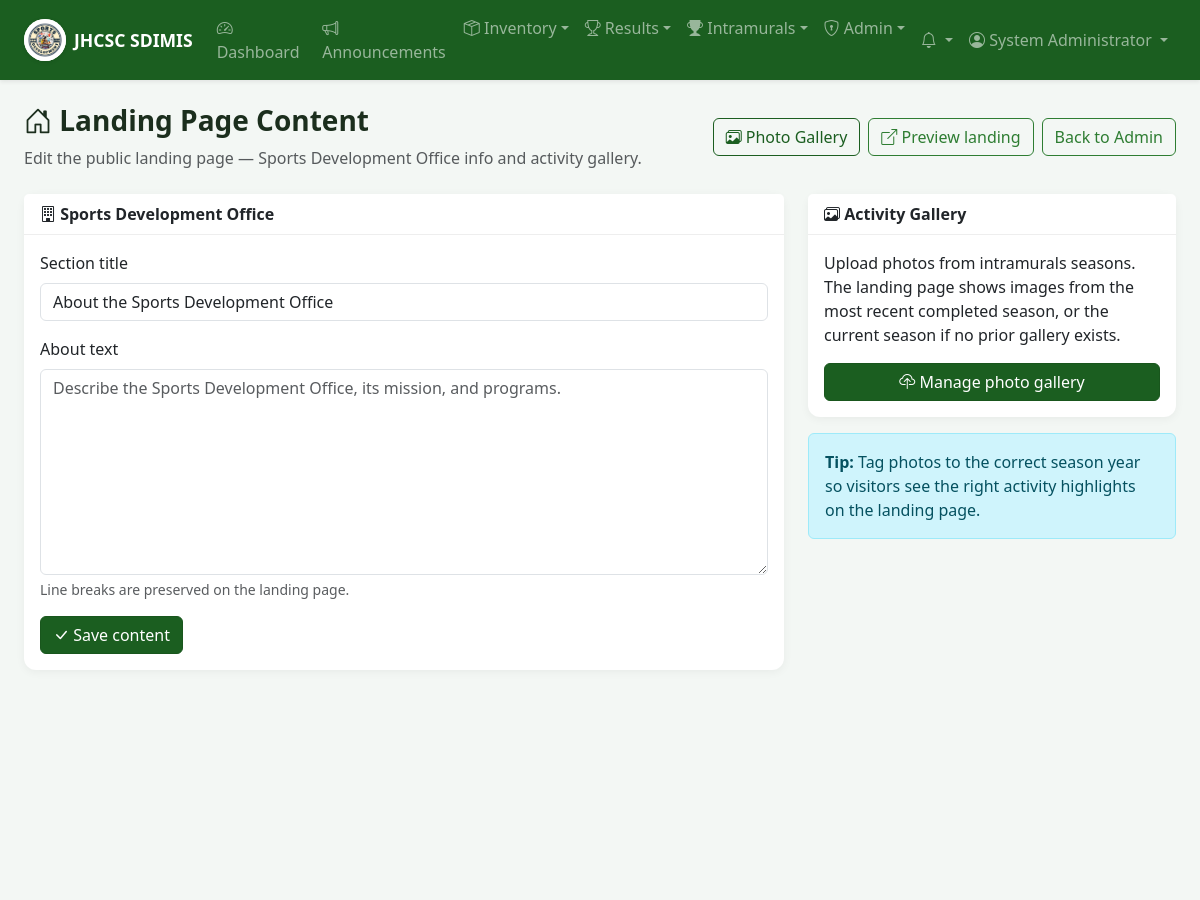
The app's page /admin/landing.php (signed in, upper part), older data.
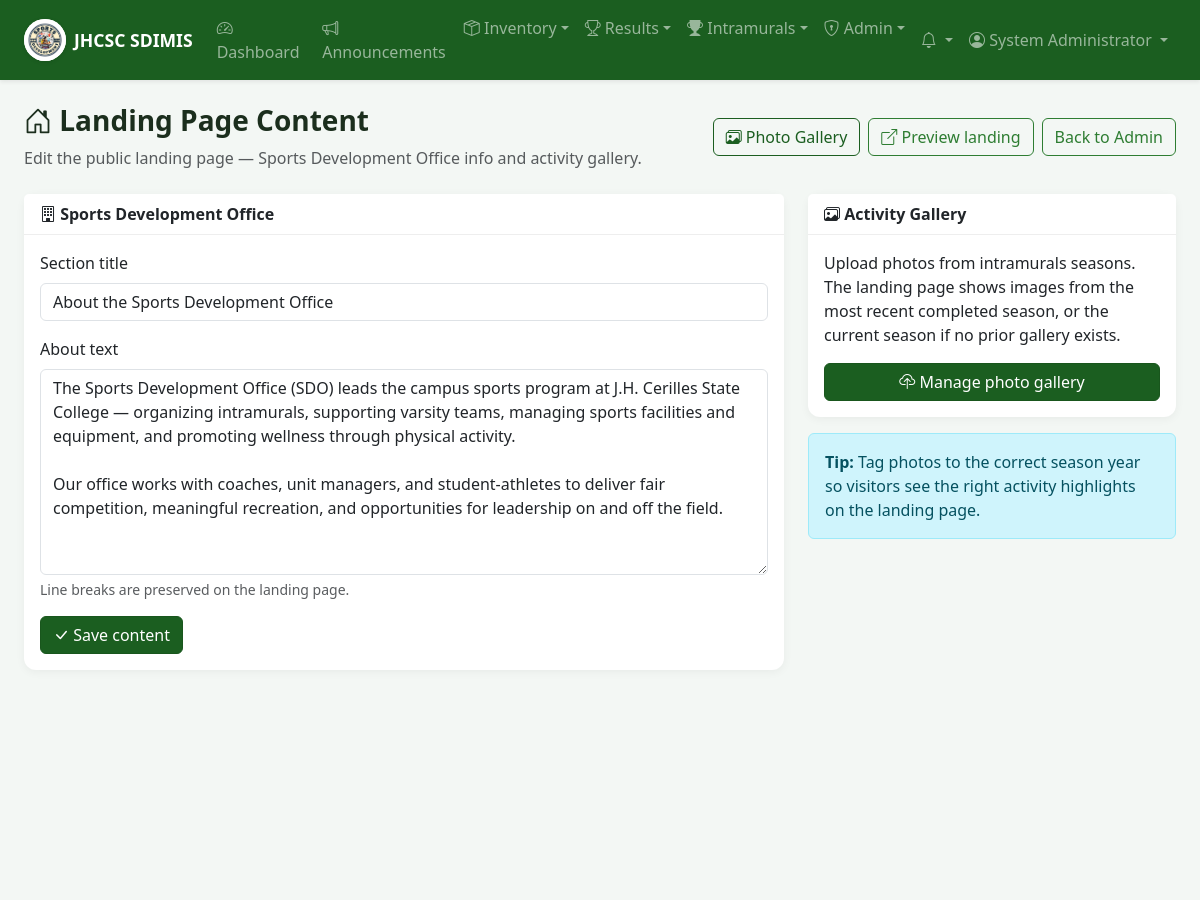
The same page, newer data.
### tables this page shows
CREATE TABLE IF NOT EXISTS system_settings (
    id INT AUTO_INCREMENT PRIMARY KEY,
    setting_key VARCHAR(100) NOT NULL UNIQUE,
    setting_value TEXT NOT NULL,
    setting_type ENUM('string', 'integer', 'boolean', 'json') NOT NULL DEFAULT 'string',
    description TEXT,
    updated_by INT DEFAULT NULL,
    updated_at TIMESTAMP DEFAULT CURRENT_TIMESTAMP ON UPDATE CURRENT_TIMESTAMP,
    FOREIGN KEY (updated_by) REFERENCES users(id) ON DELETE SET NULL
);

### includes/functions.php (called while the page is built, shortened)
<?php
function sanitize(string $input): string
{
    return htmlspecialchars(trim($input), ENT_QUOTES, 'UTF-8');
}
function getSetting(string $key, $default = null)
{
    $db = getDB();
    $stmt = $db->prepare('SELECT setting_value, setting_type FROM system_settings WHERE setting_key = ?');
    $stmt->execute([$key]);
    $row = $stmt->fetch();
    if (!$row) {
        return $default;
    }
    return match ($row['setting_type']) {
        'integer' => (int) $row['setting_value'],
        'boolean' => (bool) $row['setting_value'],
        'json'    => json_decode($row['setting_value'], true),
        default   => $row['setting_value'],
    };
}
function formValue(string $value): string
{
    return htmlspecialchars($value, ENT_QUOTES, 'UTF-8');
}
function appLogoUrl(): string
{
    return defined('APP_LOGO') ? APP_LOGO : (BASE_URL . '/assets/img/sports-development-logo.png');
}

### includes/theme.php (called while the page is built, shortened)
<?php
function getActiveTheme(): array
{
    $presets = getThemePresets();
    $presetKey = getSetting('theme_preset', 'jhcsc_official');
    $theme = $presets[$presetKey] ?? $presets['jhcsc_official'];
    $theme['preset'] = $presetKey;
    return $theme;
}

### includes/auth.php (called while the page is built, shortened)
<?php
require_once __DIR__ . '/functions.php';
function isLoggedIn(): bool
{
    return isset($_SESSION['user_id']) && !empty($_SESSION['user_id']);
}
function getHomeUrl(): string
{
    return BASE_URL . '/dashboard.php';
}

### admin/landing.php (the view, shortened to what this page needs)
<?php
require_once __DIR__ . '/../includes/auth.php';
$errors = [];
$sdoTitle = getSetting('sdo_about_title', 'About the Sports Development Office');
$sdoContent = getSetting('sdo_about_content', '');
if ($_SERVER['REQUEST_METHOD'] === 'POST') {
    if (!verifyCsrf(post('csrf_token'))) {
        flash('error', 'Your session expired or the form was invalid. Please try saving again.');
        redirect(BASE_URL . '/admin/landing.php');
    }
    $sdoTitle = post('sdo_about_title');
    $sdoContent = post('sdo_about_content');
    if ($sdoTitle === '') {
        $errors[] = 'Section title is required.';
    }
    if ($errors === []) {
        $savedTitle = updateSetting('sdo_about_title', $sdoTitle, (int) $_SESSION['user_id']);
        $savedContent = updateSetting('sdo_about_content', $sdoContent, (int) $_SESSION['user_id']);
        if ($savedTitle && $savedContent) {
            auditLog((int) $_SESSION['user_id'], 'update_landing_content', 'system_settings');
            flash('success', 'Landing page content updated.');
            redirect(BASE_URL . '/admin/landing.php');
        }
        $errors[] = 'Could not save landing page content. Please try again.';
    }
} else {
    $sdoTitle = getSetting('sdo_about_title', 'About the Sports Development Office');
    $sdoContent = getSetting('sdo_about_content', '');
}
require_once __DIR__ . '/../includes/header.php';
?>
<div class="page-header d-flex justify-content-between align-items-center flex-wrap gap-2">
    <div>
        <h1><i class="bi bi-house-door"></i> Landing Page Content</h1>
        <p class="text-muted mb-0">Edit the public landing page — Sports Development Office info and activity gallery.</p>
    </div>
    <div class="d-flex gap-2 flex-wrap">
        <a href="<?= BASE_URL ?>/admin/gallery/index.php" class="btn btn-outline-primary"><i class="bi bi-images"></i> Photo Gallery</a>
        <a href="<?= BASE_URL ?>/landing.php" class="btn btn-outline-secondary" target="_blank" rel="noopener"><i class="bi bi-box-arrow-up-right"></i> Preview landing</a>
        <a href="<?= BASE_URL ?>/admin/index.php" class="btn btn-outline-secondary">Back to Admin</a>
    </div>
</div>
<div class="row g-4">
    <div class="col-lg-8">
        <div class="card">
            <div class="card-header"><i class="bi bi-building"></i> Sports Development Office</div>
            <div class="card-body">
                <form method="POST">
                    <div class="mb-3">
                        <label class="form-label" for="sdo_about_title">Section title</label>
                        <input type="text" name="sdo_about_title" id="sdo_about_title" class="form-control" required maxlength="200" value="<?= formValue($sdoTitle) ?>">
                    </div>
                    <div class="mb-3">
                        <label class="form-label" for="sdo_about_content">About text</label>
                        <textarea name="sdo_about_content" id="sdo_about_content" class="form-control" rows="8" placeholder="Describe the Sports Development Office, its mission, and programs."><?= formValue($sdoContent) ?></textarea>
                        <div class="form-text">Line breaks are preserved on the landing page.</div>
                    </div>
                    <button type="submit" class="btn btn-primary"><i class="bi bi-check-lg"></i> Save content</button>
                </form>
            </div>
        </div>
    </div>
    <div class="col-lg-4">
        <div class="card">
            <div class="card-header"><i class="bi bi-images"></i> Activity Gallery</div>
            <div class="card-body">
                <p class="mb-3">Upload photos from intramurals seasons. The landing page shows images from the most recent completed season, or the current season if no prior gallery exists.</p>
                <a href="<?= BASE_URL ?>/admin/gallery/index.php" class="btn btn-primary w-100">
                    <i class="bi bi-cloud-upload"></i> Manage photo gallery
                </a>
            </div>
        </div>
        <div class="alert alert-info mt-3 mb-0">
            <strong>Tip:</strong> Tag photos to the correct season year so visitors see the right activity highlights on the landing page.
        </div>
    </div>
</div>
<?php require_once __DIR__ . '/../includes/footer.php'; ?>

### includes/header.php (shortened to what this page needs)
<?php
require_once __DIR__ . '/navigation.php';
$appNav = isLoggedIn() ? buildAppNavigation() : [];
$styleFile = __DIR__ . '/../assets/css/style.css';
$styleVersion = is_file($styleFile) ? (string) filemtime($styleFile) : APP_VERSION;
?>
<!DOCTYPE html>
<html lang="en">
<head>
    <link href="https://cdn.jsdelivr.net/npm/bootstrap@5.3.2/dist/css/bootstrap.min.css" rel="stylesheet">
    <link href="https://cdn.jsdelivr.net/npm/bootstrap-icons@1.11.1/font/bootstrap-icons.css" rel="stylesheet">
    <link href="<?= BASE_URL ?>/assets/css/style.css?v=<?= $styleVersion ?>" rel="stylesheet">
</head>
<body class="<?= (getActiveTheme()['preset'] ?? '') === 'dark_mode' ? 'theme-dark' : '' ?>">
<?php if (isLoggedIn()): ?>
<nav class="navbar navbar-expand-lg navbar-dark bg-primary sticky-top shadow-sm app-navbar">
    <div class="container-fluid px-3 px-lg-4">
        <a class="navbar-brand fw-bold d-flex align-items-center gap-2" href="<?= getHomeUrl() ?>">
            <img src="<?= sanitize(appLogoUrl()) ?>" alt="Sports Development" class="app-brand-logo">
            <span class="brand-full"><?= sanitize(APP_SHORT_NAME) ?></span>
        </a>
        <div class="collapse navbar-collapse d-none d-lg-flex" id="navbarNavDesktop">
            <ul class="navbar-nav me-auto">
                <?php renderDesktopNav($appNav); ?>
            </ul>
            <ul class="navbar-nav ms-lg-auto">
                <li class="nav-item dropdown">
                    <a class="nav-link dropdown-toggle position-relative" href="#" data-bs-toggle="dropdown" aria-label="Notifications">
                        <i class="bi bi-bell"></i>
                    </a>
                </li>
                <li class="nav-item dropdown">
                    <a class="nav-link dropdown-toggle" href="#" data-bs-toggle="dropdown">
                        <i class="bi bi-person-circle"></i>
                        <span class="user-name-text"><?= sanitize($_SESSION['user_name']) ?></span>
                    </a>
                </li>
            </ul>
        </div>
    </div>
</nav>
<?php endif; ?>
<main class="<?= isLoggedIn() ? 'app-main container-fluid px-3 px-sm-4 py-3 py-md-4' : '' ?>">

### includes/navigation.php (shortened to what this page needs)
<?php
function renderDesktopNav(array $nav): void
{
    foreach ($nav as $entry) {
        if (($entry['type'] ?? '') === 'link') {
            echo '<li class="nav-item">';
            echo '<a class="nav-link" href="' . sanitize($entry['href']) . '">';
            echo '<i class="bi ' . sanitize($entry['icon'] ?? '') . '"></i> ' . sanitize($entry['label']);
            echo '</a></li>';
            continue;
        }
        echo '<li class="nav-item dropdown">';
        echo '<a class="nav-link dropdown-toggle" href="#" data-bs-toggle="dropdown" data-bs-auto-close="outside">';
        echo '<i class="bi ' . sanitize($entry['icon'] ?? '') . '"></i> ' . sanitize($entry['label']);
        echo '</a><ul class="dropdown-menu dropdown-menu-nav">';
        echo '</ul></li>';
    }
}

### includes/footer.php (shortened to what this page needs)
</main>
</body>
</html>

### assets/css/style.css (style rules this page uses)
:root { --jhcsc-primary: #1b5e20; --jhcsc-secondary: #2e7d32; --jhcsc-accent: #c62828; }
body { min-height: 100vh; display: flex; flex-direction: column; background-color: var(--theme-body-bg, #f4f6f9); color: var(--theme-text, #2c3e50); }
main { flex: 1; }
.navbar-brand { font-size: 1.1rem; gap: 0.5rem; }
.app-brand-logo { height: 42px; width: 42px; object-fit: cover; background: #fff; border-radius: 50%; padding: 0; box-shadow: 0 1px 4px rgba(0, 0, 0, 0.12); }
.card { border: none; border-radius: 12px; box-shadow: 0 2px 10px rgba(0,0,0,0.05); background-color: var(--theme-card-bg, #ffffff); }
.page-header h1 { font-size: 1.75rem; font-weight: 700; color: var(--theme-text, #2c3e50); }
.page-header { margin-bottom: 1.5rem; }
.page-header.d-flex, .page-header.flex-wrap { flex-wrap: wrap; gap: 0.75rem; }
.brand-full { display: inline; }
.card-header { background: var(--theme-card-bg, white); border-bottom: 1px solid #eee; font-weight: 600; }

Row changes from the older to the newer data that the page shows:
added system_settings: sdo_about_title "About the Sports Development Office"
added system_settings: sdo_about_content "The Sports Development Office (SDO) leads the campus sports program at J.H. Cerilles State College — organizing intramurals, supporting varsity teams, managing sports facilities and equipment, and promoting wellness through physical activity. Our office works with coaches, unit managers, and student-athletes to deliver fair competition, meaningful recreation, and opportunities for leadership on and off the field."
Text that changed along with them:
form field sdo_about_title: "About the Sports Development Office" → (not shown)
